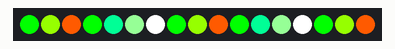
This sketch was run on a simulated Arduino Uno, built with avr-gcc and run on an emulated ATmega328P. Shown: 17 RGB LEDs in strip order, left to right.

Above: at 3.15 s.
At 8.89 s:
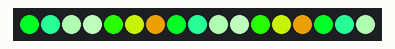
At 11.92 s:
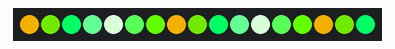
At 20.99 s:
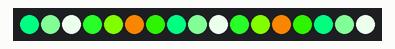
At 30.37 s:
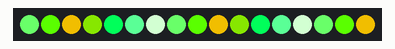
At 39.74 s:
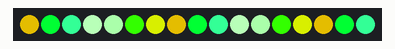

The sketch:

color_roll_greens.ino
```cpp
#include <FastLED.h>

#define LED_PIN     12
#define NUM_LEDS    17
#define BRIGHTNESS  255 // 0-255
#define LED_TYPE    WS2811
#define COLOR_ORDER RGB
CRGB leds[NUM_LEDS];

const int transition = 500; // milliseconds
const int fps = 50;
const int stepDelay = transition/fps;
int cnt = 0;

const int colors = 7;
const int rgb[colors][3] = {
  {255, 255, 255}, // white
  {0, 255, 0}, // green
  {150, 255, 0}, // yellow green
  {255, 90, 0}, // Gold
  {0, 255, 0}, // green
  {0, 255, 150}, // blue green
  {150, 255, 150} // reg-blue green
};
int rgbT[colors][3];

void setup() {
  // Serial.begin(115200); // Development only
  delay(3000); // power-up safety delay
  FastLED.addLeds<LED_TYPE, LED_PIN, COLOR_ORDER>(leds, NUM_LEDS).setCorrection( TypicalLEDStrip );
  FastLED.setBrightness(  BRIGHTNESS );
  for (int t = 0; t < colors; t++) {
    int nextI = (t+1) % colors;
    rgbT[t][0] = rgbStep(t,nextI,0);
    rgbT[t][1] = rgbStep(t,nextI,1);
    rgbT[t][2] = rgbStep(t,nextI,2);
  }
}

void loop() {

  for (int f = 0; f < fps; f++) {

    for (int k = 0; k < NUM_LEDS; k++) {
      int nextI = (k+cnt+1) % colors;
      int rSet = rgb[nextI][0] - (rgbT[nextI][0]*f);
      int gSet = rgb[nextI][1] - (rgbT[nextI][1]*f);
      int bSet = rgb[nextI][2] - (rgbT[nextI][2]*f);
      leds[k] = CRGB(rSet,gSet,bSet);
    }

    FastLED.show();
    delay(stepDelay);
  }

  cnt = cnt == colors - 1 ? 0 : cnt+1;

}

float rgbStep(int i, int nextI, int rgbIndex) {
  float step = rgb[i][rgbIndex]-rgb[nextI][rgbIndex];
  step = step == 0 ? 0 : step/50;
  return step;
}
```
